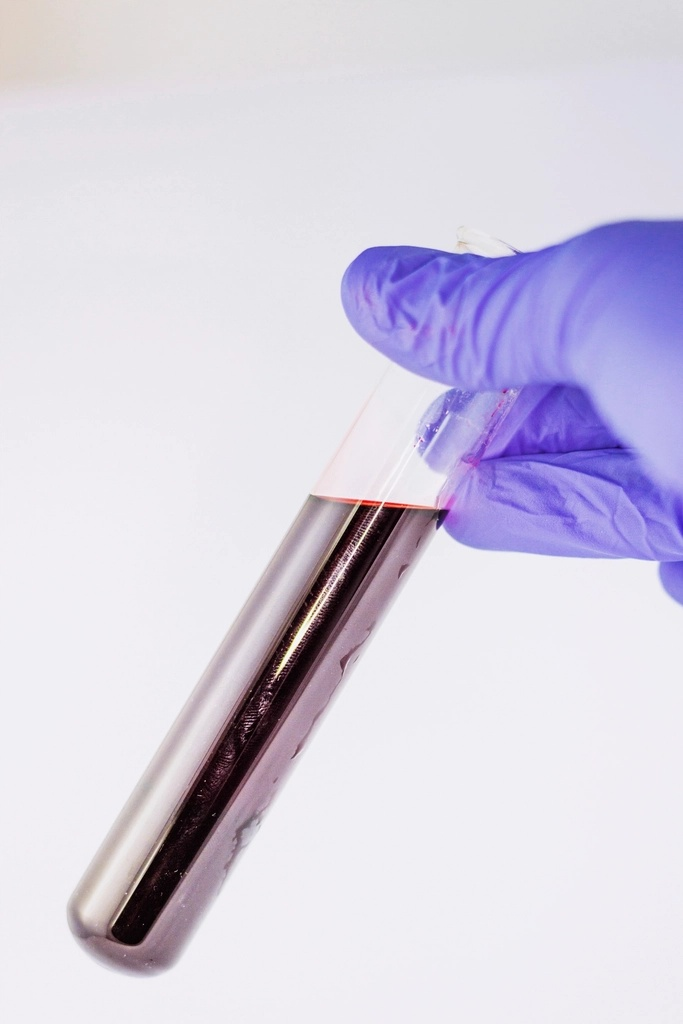
#> input picture marketing/alshifa-lab/photo/source-blood-tube.jpg, 683 x 1024 px
$ python finish.py ../../alshifa-lab/photo/source-blood-tube.jpg out.png
#> lines starting #> are read from the running program, lines starting #| are printed output that depends on the picture; after the words box and inside, x2 and y2 are one past the last pixel; in counts of white or black regions, pixels touching at a corner belong together
"""Lightens the shadow catcher's shadows a little (the room isn't pitch dark outside the sunlight) and saves the still
at the post's size.  python3 -I props/finish.py renders/still.png assets/still.png"""
import sys
import numpy as np
from PIL import Image
im = np.asarray(Image.open(sys.argv[1]).convert('RGBA')).astype(np.float32)
shadow = im[..., :3].max(axis=2) < 10           # the catcher writes pure black with the shadow in alpha
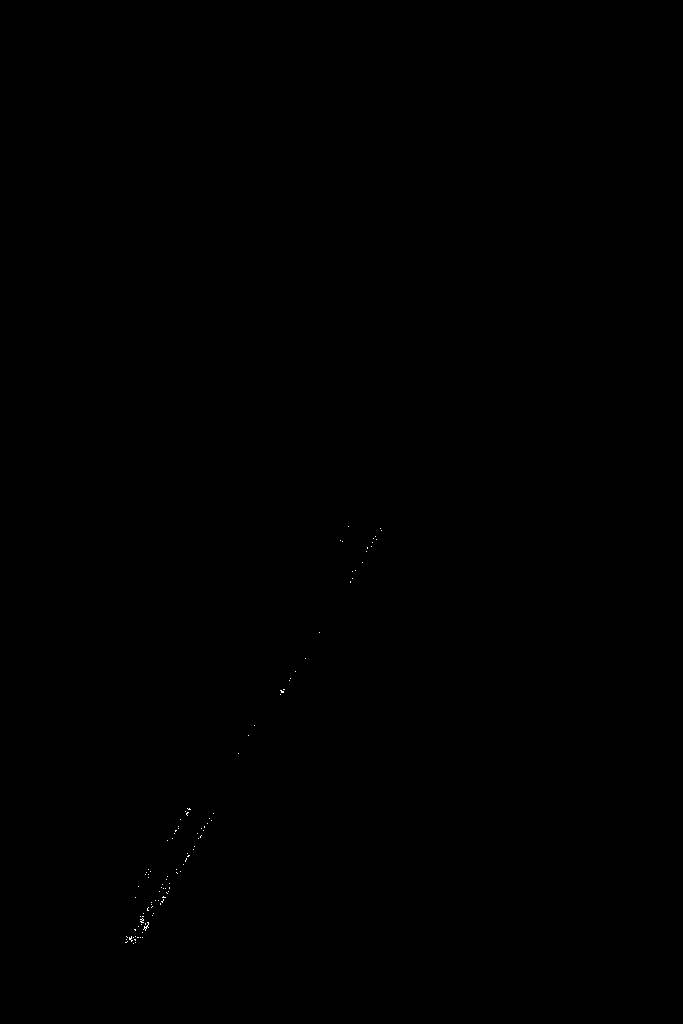
#> shadow: shape (1024, 683) bool; 0.03% white in thin lines or dots, all inside (x1, y1, x2, y2) = (125, 526, 382, 944)
im[..., 3] = np.where(shadow, im[..., 3] * 0.8, im[..., 3])
#> im: shape (1024, 683, 4) float32; mean R, G, B, A 214, 209.7, 224.1, 255.9
out = Image.fromarray(im.clip(0, 255).astype(np.uint8), 'RGBA').resize((1080, 1350), Image.LANCZOS)
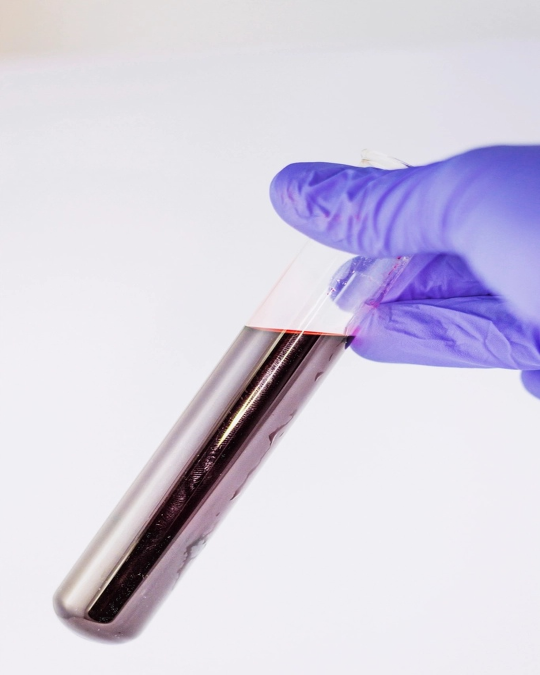
#> out: PIL image 1080x1350 RGBA (shown at 1/2 size); mean R, G, B, A 213.9, 209.1, 225.4, 255; transparent parts drawn white
out.save(sys.argv[2], optimize=True)
print(out.size)
#| (1080, 1350)
